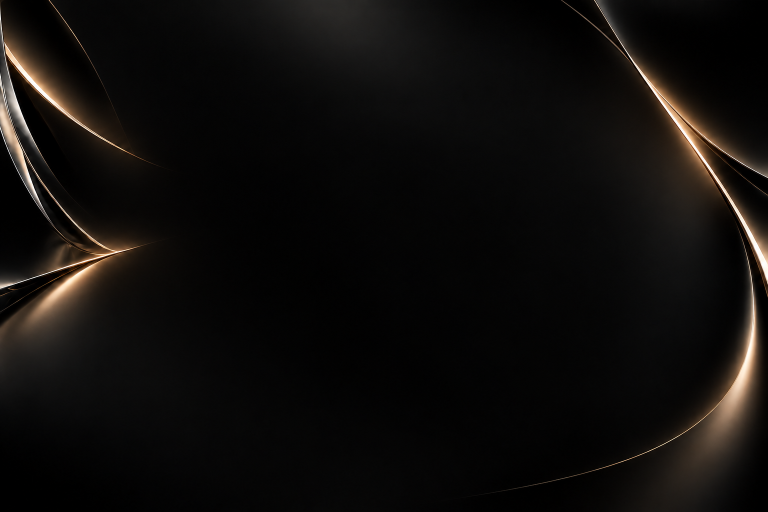
#> input picture DeckSrc/desktop/src/renderer/src/assets/dashboard-obsidian.webp, 1536 x 1024 px (shown at 1/2 size)
$ python push_media.py 5 ../../desktop/src/renderer/src/assets/dashboard-obsidian.webp
#> lines starting #> are read from the running program, lines starting #| are printed output that depends on the picture
### DeckSrc/firmware/tools/deck_link.py
"""Finding and opening the deck's serial port.

Shared by the host tools so they behave the same way, and so the two things that
are easy to get wrong are only written once: which port the board is on, and not
resetting it while connecting.
"""

from __future__ import annotations

import serial
import serial.tools.list_ports

BAUD = 460800

# The panel's USB-serial bridge. Matching on the chip rather than a port number
# means the tools keep working when the board lands on a different COM port.
KNOWN_VIDS = {
    0x1A86,  # WCH CH340 / CH9102
    0x10C4,  # Silicon Labs CP210x
    0x0403,  # FTDI
    0x303A,  # Espressif native USB
}


def find_port() -> str:
    """Locate the deck.

    Returns the port name. Raises if there is nothing plausible, or if several
    candidates are attached and the choice would be a guess.
    """
    candidates = [p for p in serial.tools.list_ports.comports() if p.vid in KNOWN_VIDS]

    if not candidates:
        # Fall back to anything that looks like a USB serial device.
        candidates = [
            p
            for p in serial.tools.list_ports.comports()
            if p.vid is not None or "USB" in (p.description or "")
        ]

    if not candidates:
        raise RuntimeError("no serial device found - is the deck plugged in?")

    if len(candidates) > 1:
        listed = ", ".join(f"{p.device} ({p.description})" for p in candidates)
        raise RuntimeError(
            f"several serial devices found; pass --port. Candidates: {listed}"
        )

    return candidates[0].device


def resolve_port(requested: str | None) -> str:
    """Use the port that was asked for, or find one."""
    if requested:
        return requested
    port = find_port()
    print(f"using {port}")
    return port


# [15 lines left out: function open_port, not called in this run]

### DeckSrc/firmware/tools/push_media.py
"""Put an image or an animation on one key of the deck, without reflashing.

Accepts anything Pillow can open - PNG, JPEG, GIF, WebP - and converts it to the
one format the firmware plays: a full-frame GIF. A still image becomes a
single-frame GIF, so pictures and animations travel the same path and are
decoded by the same code on the board. A second format would mean a second set
of bugs, and this decoder has already produced three.

Two conversions are not optional:

  * Full frames (`disposal=2`). The decoder on the board renders
    difference-encoded frames incorrectly - it invents colours that are not in
    the file, and because partial frames only touch part of the canvas, the
    damage never clears. Measured, not assumed; see
    notes/memory/gif-encoding-for-the-panel.md.
  * Fitting the key opening. Anything larger is rejected by the firmware.

    python tools/push_media.py 1 photo.png
    python tools/push_media.py 3 clip.gif --fps 12
    python tools/push_media.py 3 clip.gif --max-frames 60
"""

from __future__ import annotations

# Run from anywhere: the shared helper sits beside this file.
import sys as _sys, pathlib as _pathlib
_sys.path.insert(0, str(_pathlib.Path(__file__).resolve().parent))

import argparse
import io
import os
import sys
import pathlib
import sys
import time
import zlib

from PIL import Image, ImageSequence

import deck_link

# The key openings. Frames must fit inside one; the firmware refuses anything
# larger rather than drawing over its neighbours.
CELL_WIDTH = 118
CELL_HEIGHT = 123
CELLS = 15
COLUMNS = 5


def describe(cell_one_based: int) -> str:
    """Name a key the way it sits on the deck."""
    index = cell_one_based - 1
    return f"key {cell_one_based} (row {index // COLUMNS + 1}, column {index % COLUMNS + 1})"


def build_pack(
    path: pathlib.Path,
    fps: float | None,
    max_frames: int | None,
    colours: int,
    size: int | None,
) -> tuple[bytes, int, int, int]:
    """Decode an image or animation into frames the deck can blit directly.

    Every pixel decision is made here rather than on the board: cropping,
    aspect, scaling and the palette. The deck receives finished frames and does
    nothing but copy them through a lookup table - no decoder runs on it at all,
    which is both faster and avoids the GIF decoder that has produced every
    rendering bug on this panel.
    """
#> called with colours = 256
    with Image.open(path) as source:
#> source is the input picture: PIL image 1536x1024 RGB; mean R, G, B 15.4, 13.2, 11.5
        source_delay = source.info.get("duration", 0) or 0
#> source_delay = 0

        captured = []
        for frame in ImageSequence.Iterator(source):
            rgb = frame.convert("RGB")

            captured.append(rgb)
#> this loop made 1 pass
#> after the loop, captured = 1 item

    if not captured:
        raise ValueError("no frames in file")

    if max_frames is not None and len(captured) > max_frames:
        # Dropping frames shortens nothing - the animation still plays end to
        # end - but it does coarsen the motion, so say so rather than doing it
        # silently. Timing is preserved by stretching each remaining frame.
        print(f"  thinning {len(captured)} frames to {max_frames}; motion will be coarser")
        step = len(captured) / max_frames
        kept = [captured[int(i * step)] for i in range(max_frames)]
        captured = kept


    # Fill the key completely: crop to the opening's own proportions, then scale
    # to its exact size. Fitting inside it instead leaves a border of dead panel
    # around every picture, and stretching to it distorts them.
    #
    # Size is still a real trade rather than a detail: frames cost
    # width*height bytes each and all fifteen keys share about 6 MB of PSRAM, so
    # a smaller frame buys more of them - and more frames is what makes motion
    # look smooth. `size` scales the whole key down, keeping its shape.
    if size:
        scale = min(size / CELL_WIDTH, 1.0)
        target = (max(1, round(CELL_WIDTH * scale)), max(1, round(CELL_HEIGHT * scale)))
    else:
        target = (CELL_WIDTH, CELL_HEIGHT)

    ratio = target[0] / target[1]
    cropped = []
    for frame in captured:
        width, height = frame.size
        if width / height > ratio:
            keep = round(height * ratio)
            left = (width - keep) // 2
            frame = frame.crop((left, 0, left + keep, height))
        else:
            keep = round(width / ratio)
            top = (height - keep) // 2
            frame = frame.crop((0, top, width, top + keep))
        cropped.append(frame)
#> this loop made 1 pass
#> (width, height, keep, left) on pass 1: (1536, 1024, 982, 277)
#> pass 1, in build_pack, `frame = frame.crop((left, 0, left + keep, height))`:
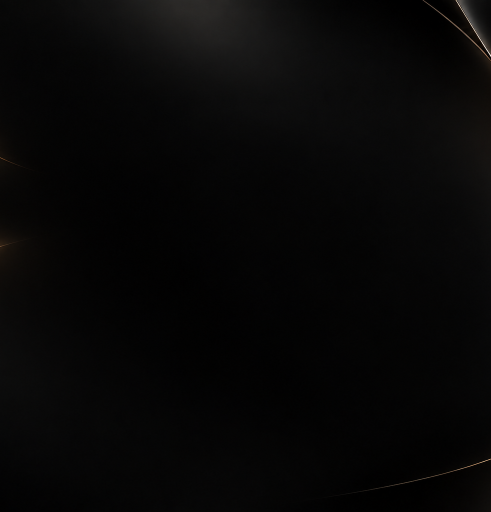
#> frame: PIL image 982x1024 RGB (shown at 1/2 size); mean R, G, B 7.1, 6.7, 6.5
#> after the loop, cropped = 1 item
    captured = cropped

    delay = int(round(1000.0 / fps)) if fps else int(source_delay) or 66
#> delay = 66

    width, height = target
    out = bytearray()
    out += b"DECK"
    out += bytes([1, 0])
    out += width.to_bytes(2, "little")
    out += height.to_bytes(2, "little")
    out += len(captured).to_bytes(2, "little")
    out += bytes(4)  # reserved

    for frame in captured:
        if frame.size != target:
            frame = frame.resize(target, Image.LANCZOS)

        # A palette per frame: 512 bytes each, about 5% on top, and it keeps the
        # colour of footage that shifts as it plays.
        indexed = frame.convert("P", palette=Image.ADAPTIVE, colors=colours)
        table = indexed.getpalette() or []

        out += delay.to_bytes(2, "little")
        for entry in range(256):
            r, g, b = table[entry * 3 : entry * 3 + 3] or (0, 0, 0)
            rgb565 = ((r & 0xF8) << 8) | ((g & 0xFC) << 3) | (b >> 3)
            out += rgb565.to_bytes(2, "little")

        out += indexed.tobytes()
#> this loop made 1 pass
#> pass 1, in build_pack, `frame = frame.resize(target, Image.LANCZOS)`:
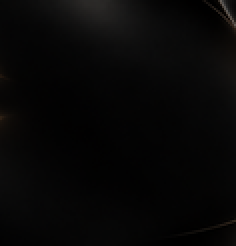
#> frame: PIL image 118x123 RGB (shown 2 times larger); mean R, G, B 7.1, 6.7, 6.5

    return bytes(out), width, height, len(captured)


# [65 lines left out: function push, not called in this run]


def main() -> int:
    parser = argparse.ArgumentParser(
        description=__doc__, formatter_class=argparse.RawDescriptionHelpFormatter
    )
    parser.add_argument("cell", type=int, help=f"which key, 1 to {CELLS}")
    parser.add_argument("file", type=pathlib.Path)
    parser.add_argument(
        "--port", default=None, help="serial port; found automatically if omitted"
    )
    parser.add_argument("--baud", type=int, default=deck_link.BAUD)
    parser.add_argument(
        "--fps",
        type=float,
        default=None,
        help="override playback rate; the board sustains about 15",
    )
    parser.add_argument(
        "--max-frames", type=int, default=None, help="thin long animations to this many frames"
    )
    parser.add_argument("--colours", type=int, default=256, help="palette size per frame")
    parser.add_argument(
        "--size",
        type=int,
        default=None,
        help="scale the key down to this width; smaller leaves room for more frames",
    )
    parser.add_argument(
        "--save", type=pathlib.Path, default=None, help="also write the pack here"
    )
    args = parser.parse_args()

    if not 1 <= args.cell <= CELLS:
        print(f"cell must be 1..{CELLS}", file=sys.stderr)
        return 1
    if not args.file.is_file():
        print(f"no such file: {args.file}", file=sys.stderr)
        return 1

    blob, width, height, frames = build_pack(
        args.file, args.fps, args.max_frames, args.colours, args.size
    )
#> width = 118; height = 123; frames = 1

    if args.save:
        args.save.write_bytes(blob)

    kind = "still image" if frames == 1 else f"{frames} frame animation"
#> kind = 'still image'
    print(
        f"{args.file.name}: {kind}, {width}x{height}, "
        f"{len(blob) / 1024:.1f} KB -> {describe(args.cell)}"
    )
#| dashboard-obsidian.webp: still image, 118x123, 14.7 KB -> key 5 (row 1, column 5)

    reply = push(deck_link.resolve_port(args.port), args.baud, args.cell - 1, blob)
    print(reply)
    return 0 if reply.startswith("OK") else 1


if __name__ == "__main__":
#> (the run stopped early here; a loop or call above may not have finished)

$ run again, on DeckSrc/desktop/src/renderer/src/assets/disconnected-obsidian-smooth.png
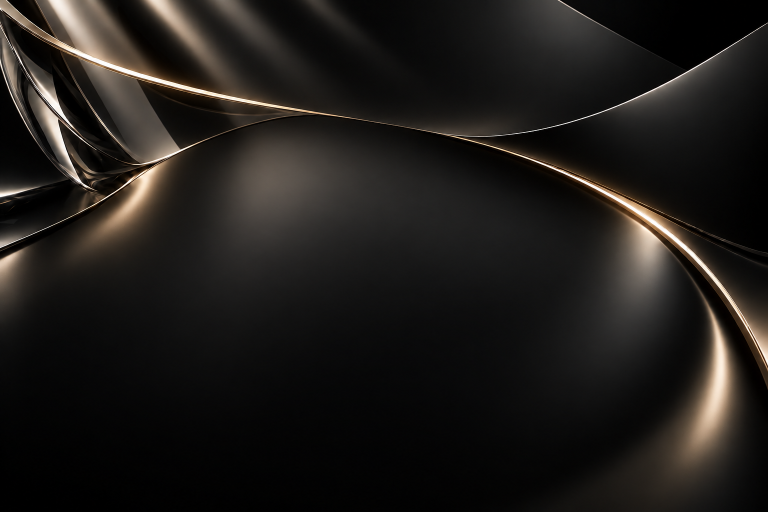
#> input picture DeckSrc/desktop/src/renderer/src/assets/disconnected-obsidian-smooth.png, 1536 x 1024 px (shown at 1/2 size)
#> in build_pack, source is the input picture: PIL image 1536x1024 RGB; mean R, G, B 30.9, 28.1, 25.4
#> source_delay = 0
#> the loop in build_pack, `for frame in ImageSequence.Iterator(source):` made 1 pass
#> after the loop in build_pack, `for frame in ImageSequence.Iterator(source):`: captured = 1 item
#> the loop in build_pack, `for frame in captured:` made 1 pass
#> (width, height, keep, left) on pass 1: (1536, 1024, 982, 277)
#> pass 1, in build_pack, `frame = frame.crop((left, 0, left + keep, height))`:
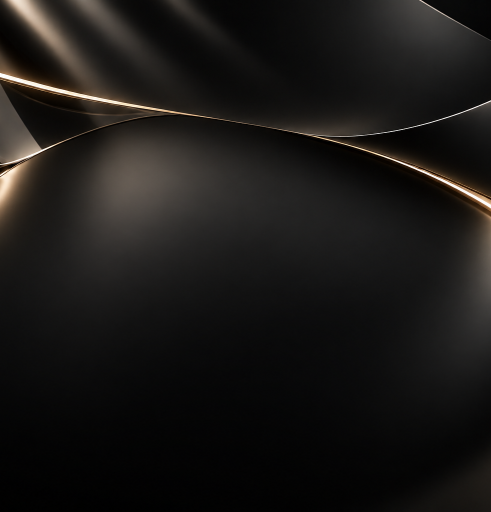
#> frame: PIL image 982x1024 RGB (shown at 1/2 size); mean R, G, B 25.8, 24, 22.3
#> delay = 66
#> the loop in build_pack, `for frame in captured:` made 1 pass
#> pass 1, in build_pack, `frame = frame.resize(target, Image.LANCZOS)`:
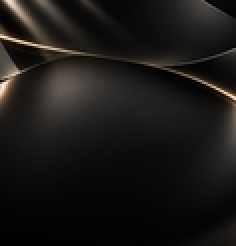
#> frame: PIL image 118x123 RGB (shown 2 times larger); mean R, G, B 25.8, 24, 22.3
#> in main, `blob, width, height, frames = build_pack( args.file, args.fps, args.ma..`: width = 118; height = 123; frames = 1
#> kind = 'still image'
#| disconnected-obsidian-smooth.png: still image, 118x123, 14.7 KB -> key 5 (row 1, column 5)
